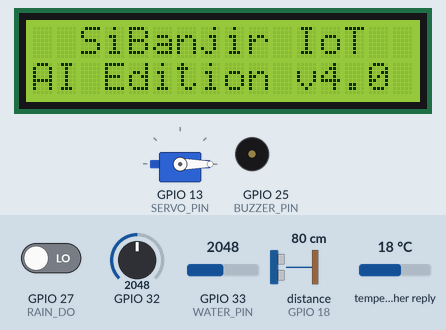
Bench run of a sketch on a simulated ESP32. On the bench: servo, 16×2 character LCD, buzzer (waves = sounding). Wiring (inferred from the names in the program): ultrasonic range finder: trigger GPIO 4; echo GPIO 18. The inputs (shaded band) are chosen by the test bench; at power-on: distance to the obstacle (sensor on GPIO 18) 80 cm, GPIO 27 (RAIN_DO) LOW, GPIO 33 (WATER_PIN) = 2048, GPIO 32 = 2048, temperature in the weather reply 18 °C (analog values on the 0–4095 scale). The echo pulse lasts 58.3 µs per cm; WiFi joins after 1.5 s; servers stay silent unless stated; web services answer with replies made up by the test bench; what the sketch prints to the serial monitor is not drawn.

Above: at 1.2 s.
1.3 s: distance to the obstacle (sensor on GPIO 18) set to 12 cm
7.0 s: distance to the obstacle (sensor on GPIO 18) set to 9 cm
9.3 s: GPIO 27 (RAIN_DO) driven HIGH
At 10.6 s:
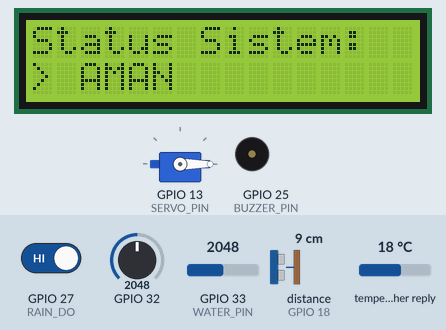
14.0 s: GPIO 27 (RAIN_DO) driven LOW
At 17.4 s:
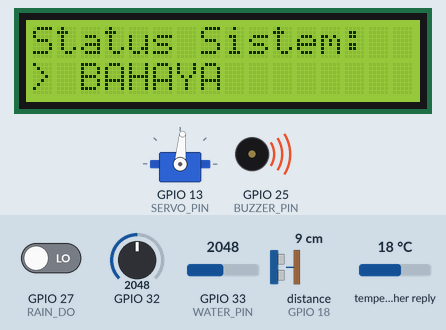
19.7 s: distance to the obstacle (sensor on GPIO 18) set to 18 cm
At 24.75 s:
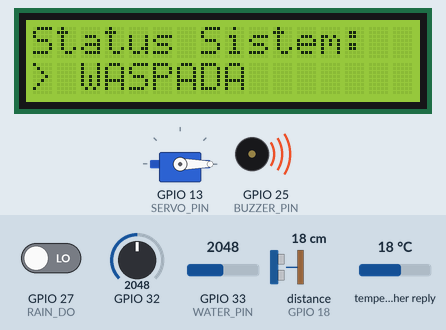
25.4 s: GPIO 33 (WATER_PIN) set to 1090
At 27.45 s:
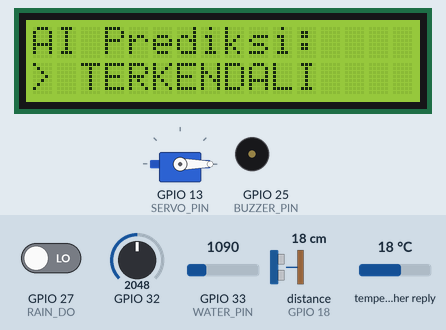
28.5 s: GPIO 33 (WATER_PIN) set to 972
At 42.2 s:
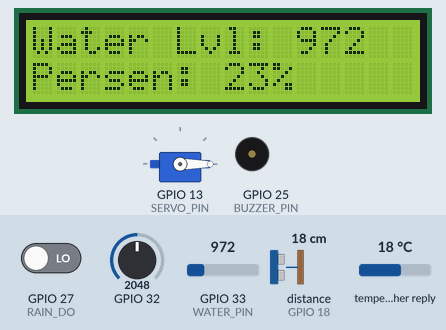
Timing chart, 0 to 43.0 s (numbered marks = the images above; inputs shaded):
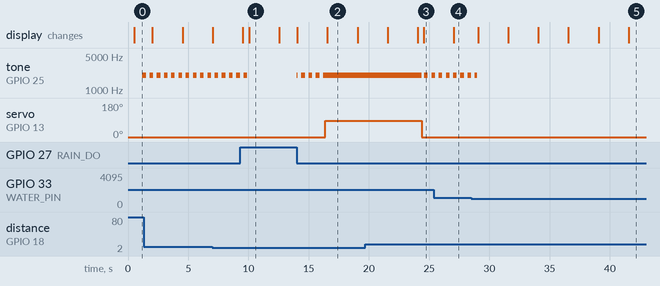

The sketch:

SIBANJIR_v4_0_AI_EDITION.ino
```cpp
/*
  SIBANJIR v4.0 (AI Random Forest & OpenWeather API)
  Author: Fitra Ajax Technologies
  Board: ESP32 DevKit (dual-core)
*/

#define USE_BLYNK 1

// ====== KREDENSIAL CLOUD, JARINGAN & API ======
#define BLYNK_TEMPLATE_ID   "TMPL******"
#define BLYNK_TEMPLATE_NAME "SiBanjir Fitcom X Fitra Ajax Technologies"
#define BLYNK_AUTH_TOKEN    "*******"

const char* WIFI_SSID = "******";
const char* WIFI_PASS = "*****";

const char* OTA_HOSTNAME = "sibanjir";
const char* OTA_PASSWORD = "9";

// Konfigurasi OpenWeatherMap API
String OPENWEATHER_API_KEY = "*********";
String CITY_NAME = "Surabaya,ID"; // Disesuaikan dengan basis Anda
// ===========================================

#include <WiFi.h>
#include <Wire.h>
#include <ArduinoOTA.h>
#include <LiquidCrystal_I2C.h>
#include <ESP32Servo.h>
#include <esp_arduino_version.h>
#include <HTTPClient.h>
#include <ArduinoJson.h>
#if USE_BLYNK
  #include <BlynkSimpleEsp32.h>
#endif

// ---------- PIN ----------
const int RAIN_AO    = 32;
const int RAIN_DO    = 27;
const int TRIG_PIN   = 4;
const int ECHO_PIN   = 18;
const int WATER_PIN  = 33;
const int SERVO_PIN  = 13;
const int BUZZER_PIN = 25;
const int LCD_SDA    = 21; // Kabel UNGU
const int LCD_SCL    = 22; // Kabel ABU-ABU

const int BUZZER_CHANNEL = 15;

// ---------- PENGATURAN ALARM & FILTER ----------
const int WARN_PERCENT  = 30;
const int CLEAR_PERCENT = 25;
const float DANGER_CM = 11.0;
const float SAFE_CM   = 12.0;
const int SERVO_CLOSED = 0;
const int SERVO_OPEN   = 85;
const int BUZZ_FREQ     = 2000;
const int BEEP_INTERVAL = 300;
const bool RAIN_ACTIVE_LOW = true;
const bool MEASURE_ONLY_WHEN_RAINING = true;

const int   SAMPLES       = 7;
const float MIN_VALID_CM  = 2.0;
const float MAX_VALID_CM  = 200.0;
const float OUTLIER_CM    = 1.5;
const float MAX_JUMP_CM   = 5.0;
const int   MAX_JUMP_HOLD = 3;
const float EMA_ALPHA     = 0.3;
const int   CONFIRM_COUNT = 3;

// ---------- PENJADWALAN (ms) ----------
const unsigned long SENSOR_INTERVAL_MS = 1000;
const unsigned long PING_GAP_MS        = 60;
const unsigned long LCD_REFRESH_MS     = 500;
const unsigned long LCD_PAGE_MS        = 2500;
const unsigned long SPLASH_MS          = 2000;
const unsigned long WIFI_RETRY_MS      = 20000;
const unsigned long BLYNK_RETRY_MS     = 10000;
const unsigned long BLYNK_SEND_MS      = 1000;
const unsigned long API_INTERVAL_MS    = 300000; // Cek API cuaca tiap 5 menit agar tidak limit

// ---------- STATUS & DATA GLOBAL ----------
enum Status { AMAN, WASPADA, BAHAYA };

volatile Status   status      = AMAN;
volatile bool     gRaining    = false;
volatile int      gRainAO     = 0;
volatile int      gWaterRaw   = 0;
volatile int      gWaterPct   = -1;
volatile float    gDistance   = -1;
volatile float    gRawDistance = -1;
volatile bool     gWifiOk     = false;
volatile bool     gBlynkOk    = false;
volatile uint32_t gIp         = 0;
volatile bool     gOtaActive  = false;
volatile int      gOtaPct     = 0;

// Variabel API Cuaca
String apiWeatherDesc = "Tunggu API...";
int apiWeatherID = 0; // Kode kondisi cuaca (2xx: Badai, 5xx: Hujan, 8xx: Cerah)

// Variabel Prediksi AI Random Forest
String aiPrediction = "Menganalisa...";

Servo gate;
bool waterWarn   = false;
bool dangerState = false;
bool servoIsOpen = false;
bool buzzerOn    = false;
bool measuring   = false;
unsigned long lastSensorMs = 0;
float filteredDistance = -1;
int jumpCount = 0, dangerCount = 0, safeCount = 0;

// Sonar Variables
enum SonarState { SONAR_IDLE, SONAR_WAIT_ECHO };
SonarState sonarState = SONAR_IDLE;
bool sonarCycleActive = false;
volatile unsigned long echoStartUs = 0, echoDurUs = 0;
volatile bool echoDone = false;
unsigned long pingStartUs = 0, lastPingMs = 0;
float sonarBuf[SAMPLES];
int sonarN = 0, sonarTaken = 0;

// LCD Setup
LiquidCrystal_I2C *lcd = nullptr;
bool lcdOk = false;
char lcdCache[2][17] = { "", "" };
unsigned long lastLcdMs = 0, lastPageMs = 0;
enum LcdPage { PAGE_RAIN, PAGE_WATER, PAGE_DIST, PAGE_STATUS, PAGE_AI, PAGE_API, PAGE_NET, PAGE_COUNT };
int lcdPage = PAGE_RAIN;
Status lastShownStatus = AMAN;

// ====================================================
//  ALGORITMA MINI RANDOM FOREST (Ensemble Decision Trees)
// ====================================================
/*
  AI ini mengambil voting dari 3 'Pohon' berbeda.
  Tree 1: Cek Lokal (Air & Hujan fisik)
  Tree 2: Cek Satelit (Hujan API & Jarak Air fisik)
  Tree 3: Cek Anomali (Apakah sensor mendeteksi bahaya saat API bilang cerah?)
*/

int tree1_Lokal(int rain, int pct, float dist) {
  if (pct > 35 || (dist > 0 && dist < 11.5)) return 2; // Bahaya
  if (pct > 20 && rain < 2000) return 1;               // Waspada
  return 0;                                            // Aman
}

int tree2_Satelit(int apiID, int pct, float dist) {
  bool apiHujan = (apiID >= 200 && apiID < 600); // 2xx sampai 5xx adalah hujan/badai
  if (apiHujan && pct > 25) return 2;
  if (apiHujan) return 1;
  return 0;
}

int tree3_Gabungan(int rain, int apiID, float dist) {
  bool apiHujan = (apiID >= 200 && apiID < 600);
  if (apiHujan && rain < 1500 && dist < 13.0) return 2;
  if (dist > 0 && dist < 12.5) return 1;
  return 0;
}

void processAIPrediction() {
  // Lakukan Prediksi (Inference)
  int t1 = tree1_Lokal(gRainAO, gWaterPct, gDistance);
  int t2 = tree2_Satelit(apiWeatherID, gWaterPct, gDistance);
  int t3 = tree3_Gabungan(gRainAO, apiWeatherID, gDistance);

  // Majority Voting (Mencari suara terbanyak)
  int score = t1 + t2 + t3;

  if (score >= 4) aiPrediction = "BANJIR TINGGI";
  else if (score >= 2) aiPrediction = "POTENSI NAIK";
  else aiPrediction = "TERKENDALI";
}

// ====================================================
//  SONAR & SENSOR RUTIN
// ====================================================
void IRAM_ATTR echoISR() {
  if (digitalRead(ECHO_PIN)) echoStartUs = micros();
  else { echoDurUs = micros() - echoStartUs; echoDone = true; }
}

void startPing() {
  echoDone = false;
  digitalWrite(TRIG_PIN, LOW); delayMicroseconds(2);
  digitalWrite(TRIG_PIN, HIGH); delayMicroseconds(10);
  digitalWrite(TRIG_PIN, LOW);
  pingStartUs = micros();
  sonarState = SONAR_WAIT_ECHO;
}

void startSonarCycle() {
  sonarCycleActive = true; sonarState = SONAR_IDLE;
  sonarN = 0; sonarTaken = 0; lastPingMs = millis() - PING_GAP_MS;
}

void abortSonarCycle() { sonarCycleActive = false; sonarState = SONAR_IDLE; }

float summarizeSamples(float *v, int n) {
  if (n < 3) return -1;
  for (int i=0; i<n-1; i++) for (int j=i+1; j<n; j++)
    if (v[j]<v[i]) { float t=v[i]; v[i]=v[j]; v[j]=t; }
  float med = v[n/2], sum = 0; int cnt = 0;
  for (int i=0; i<n; i++) if (fabsf(v[i]-med) <= OUTLIER_CM) { sum+=v[i]; cnt++; }
  return sum / cnt;
}

bool sonarUpdate(float &result) {
  if (!sonarCycleActive) return false;
  if (sonarState == SONAR_IDLE) {
    if (millis() - lastPingMs >= PING_GAP_MS) { lastPingMs = millis(); startPing(); }
    return false;
  }
  bool finished = false;
  if (echoDone) {
    float d = (float)echoDurUs * 0.0343f / 2.0f;
    if (d >= MIN_VALID_CM && d <= MAX_VALID_CM) sonarBuf[sonarN++] = d;
    finished = true;
  } else if (micros() - pingStartUs > 30000UL) finished = true;
  if (finished) {
    sonarState = SONAR_IDLE; sonarTaken++;
    if (sonarTaken >= SAMPLES) {
      sonarCycleActive = false;
      result = summarizeSamples(sonarBuf, sonarN);
      return true;
    }
  }
  return false;
}

float filterDistance(float raw) {
  if (raw < 0) return filteredDistance;
  if (filteredDistance < 0) return filteredDistance = raw;
  if (fabsf(raw - filteredDistance) > MAX_JUMP_CM) {
    jumpCount++;
    if (jumpCount < MAX_JUMP_HOLD) return filteredDistance;
    jumpCount = 0; return filteredDistance = raw;
  }
  jumpCount = 0;
  return filteredDistance = EMA_ALPHA * raw + (1 - EMA_ALPHA) * filteredDistance;
}

void resetFilter() { filteredDistance = -1; jumpCount = 0; dangerCount = 0; safeCount = 0; }

// ====================================================
//  SERVO, BUZZER, STATUS
// ====================================================
void setServo(bool open) {
  if (open != servoIsOpen) { servoIsOpen = open; gate.write(open ? SERVO_OPEN : SERVO_CLOSED); }
}

void setBuzzer(bool on) {
  if (on != buzzerOn) {
    buzzerOn = on;
    if (on) {
      #if ESP_ARDUINO_VERSION >= ESP_ARDUINO_VERSION_VAL(3, 0, 0)
        ledcAttach(BUZZER_PIN, BUZZ_FREQ, 8); ledcWriteTone(BUZZER_PIN, BUZZ_FREQ);
      #else
        ledcAttachPin(BUZZER_PIN, BUZZER_CHANNEL); ledcWriteTone(BUZZER_CHANNEL, BUZZ_FREQ);
      #endif
    } else {
      #if ESP_ARDUINO_VERSION >= ESP_ARDUINO_VERSION_VAL(3, 0, 0)
        ledcDetach(BUZZER_PIN);
      #else
        ledcWriteTone(BUZZER_CHANNEL, 0); ledcDetachPin(BUZZER_PIN);
      #endif
      digitalWrite(BUZZER_PIN, LOW);
    }
  }
}

void updateBuzzer() {
  if (gOtaActive) { setBuzzer(false); return; }
  if (status == BAHAYA) setBuzzer(true);
  else if (status == WASPADA) setBuzzer((millis() / BEEP_INTERVAL) % 2 == 0);
  else setBuzzer(false);
}

void updateStatus() {
  status = dangerState ? BAHAYA : (waterWarn ? WASPADA : AMAN);
  setServo(status == BAHAYA);
  processAIPrediction(); // Update AI tiap ada perubahan status
}

const char* statusText() {
  if (status == BAHAYA) return "BAHAYA";
  if (status == WASPADA) return "WASPADA";
  return "AMAN";
}

int readAnalogAvg(int pin) {
  long sum = 0; for (int i=0; i<8; i++) sum += analogRead(pin); return sum/8;
}

// ====================================================
//  SERIAL MONITOR (Dengan Tambahan API & AI)
// ====================================================
void printReport() {
  Serial.println();
  Serial.println("------- SIBANJIR -------");
  Serial.print("Status hujan : "); Serial.println(gRaining ? "HUJAN" : "TIDAK HUJAN");
  Serial.print("Nilai raindrops: "); Serial.println((int)gRainAO);
  Serial.print("Water level  : "); Serial.print((int)gWaterRaw);
  Serial.print(" ("); Serial.print(gWaterPct >= 0 ? gWaterPct : 0); Serial.println("%)");

  Serial.print("Jarak mentah : ");
  if (gRawDistance > 0) { Serial.print(gRawDistance, 1); Serial.println(" cm"); }
  else Serial.println("Tidak terbaca");
  Serial.print("Jarak filter : ");
  if (gDistance > 0) { Serial.print(gDistance, 1); Serial.println(" cm"); }
  else Serial.println("Tidak terbaca");

  Serial.print("Satelit API  : "); Serial.println(apiWeatherDesc);
  Serial.print("AI Prediksi  : "); Serial.println(aiPrediction);

  Serial.print("Status       : "); Serial.println(statusText());
  Serial.print("WiFi         : ");
  if (gWifiOk) { IPAddress ip(gIp); Serial.print("terhubung, IP "); Serial.println(ip); }
  else Serial.println("belum terhubung");

#if USE_BLYNK
  Serial.print("Blynk        : "); Serial.println(gBlynkOk ? "terhubung" : "belum terhubung");
#endif
  Serial.println("------------------------");
}

void sensorTick() {
  int rainDO = digitalRead(RAIN_DO);
  gRainAO = readAnalogAvg(RAIN_AO);
  gRaining = RAIN_ACTIVE_LOW ? (rainDO == LOW) : (rainDO == HIGH);

  if (!gRaining && MEASURE_ONLY_WHEN_RAINING) {
    measuring = false; waterWarn = false; dangerState = false;
    abortSonarCycle(); resetFilter();
    gWaterPct = -1; gWaterRaw = 0; gDistance = 0; gRawDistance = 0;
    updateStatus(); printReport();
    return;
  }

  measuring = true;
  gWaterRaw = readAnalogAvg(WATER_PIN);
  gWaterPct = constrain(map(gWaterRaw, 0, 4095, 0, 100), 0, 100);

  if (!waterWarn && gWaterPct >= WARN_PERCENT) waterWarn = true;
  else if (waterWarn && gWaterPct < CLEAR_PERCENT) waterWarn = false;

  updateStatus();
  if (!sonarCycleActive) startSonarCycle();
}

void onSonarDone(float raw) {
  gRawDistance = raw; gDistance = filterDistance(raw);
  if (gDistance > 0) {
    if (gDistance < DANGER_CM) { dangerCount++; safeCount = 0; }
    else if (gDistance > SAFE_CM) { safeCount++; dangerCount = 0; }
    if (!dangerState && dangerCount >= CONFIRM_COUNT) dangerState = true;
    if (dangerState && safeCount >= CONFIRM_COUNT) dangerState = false;
  }
  updateStatus();
  printReport();
}

// ====================================================
//  LCD I2C 1602 (Menampilkan API & AI)
// ====================================================
void lcdLine(uint8_t row, const char* text) {
  if (!lcdOk) return; char buf[17];
  snprintf(buf, sizeof(buf), "%-16s", text);
  if (strcmp(buf, lcdCache[row]) == 0) return;
  strcpy(lcdCache[row], buf);
  lcd->setCursor(0, row); lcd->print(buf);
}

void lcdTask() {
  if (!lcdOk) return;
  unsigned long now = millis();
  if (now - lastLcdMs < LCD_REFRESH_MS) return;
  lastLcdMs = now;
  char l1[32], l2[32];

  if (gOtaActive) {
    snprintf(l1, sizeof(l1), "OTA UPDATE..."); snprintf(l2, sizeof(l2), "Progres: %d%%", (int)gOtaPct);
    lcdLine(0, l1); lcdLine(1, l2); return;
  }

  if (now < SPLASH_MS) {
    lcdLine(0, "  SiBanjir IoT"); lcdLine(1, "AI Edition v4.0"); return;
  }

  if (status != lastShownStatus) {
    lastShownStatus = status; lcdPage = PAGE_STATUS; lastPageMs = now;
  } else if (now - lastPageMs >= LCD_PAGE_MS) {
    lastPageMs = now; lcdPage = (lcdPage + 1) % PAGE_COUNT;
  }

  switch (lcdPage) {
    case PAGE_RAIN:
      snprintf(l1, sizeof(l1), "St Hujan:%s", gRaining ? "HUJAN" : "TIDAK");
      snprintf(l2, sizeof(l2), "Raindrops: %d", (int)gRainAO); break;
    case PAGE_WATER:
      snprintf(l1, sizeof(l1), "Water Lvl: %d", (int)gWaterRaw);
      snprintf(l2, sizeof(l2), "Persen: %d%%", gWaterPct >= 0 ? gWaterPct : 0); break;
    case PAGE_DIST:
      snprintf(l1, sizeof(l1), "Mentah: %.1f cm", gRawDistance > 0 ? gRawDistance : 0);
      snprintf(l2, sizeof(l2), "Filter: %.1f cm", gDistance > 0 ? gDistance : 0); break;
    case PAGE_API:
      snprintf(l1, sizeof(l1), "API Satelit:");
      snprintf(l2, sizeof(l2), "> %s", apiWeatherDesc.c_str()); break;
    case PAGE_AI:
      snprintf(l1, sizeof(l1), "AI Prediksi:");
      snprintf(l2, sizeof(l2), "> %s", aiPrediction.c_str()); break;
    case PAGE_STATUS:
      snprintf(l1, sizeof(l1), "Status Sistem:");
      snprintf(l2, sizeof(l2), "> %s", statusText()); break;
    case PAGE_NET:
      if (gWifiOk) { IPAddress ip(gIp); snprintf(l1, sizeof(l1), "IP %u.%u.%u.%u", ip[0], ip[1], ip[2], ip[3]); }
      else snprintf(l1, sizeof(l1), "WiFi: Putus");
      snprintf(l2, sizeof(l2), "Blynk: %s", gBlynkOk ? "OK" : "Putus"); break;
  }
  lcdLine(0, l1); lcdLine(1, l2);
}

// ====================================================
//  API FETCHER (Berjalan di Core 0 - Non-Blocking)
// ====================================================
void fetchOpenWeather() {
  if (WiFi.status() == WL_CONNECTED) {
    HTTPClient http;
    String url = "http://api.openweathermap.org/data/2.5/weather?q=" + CITY_NAME + "&appid=" + OPENWEATHER_API_KEY + "&lang=id";
    http.begin(url);
    int httpCode = http.GET();

    if (httpCode > 0) {
      String payload = http.getString();
      StaticJsonDocument<1024> doc; // Alokasi memori JSON Parsing
      DeserializationError error = deserializeJson(doc, payload);

      if (!error) {
        apiWeatherDesc = doc["weather"][0]["description"].as<String>();
        apiWeatherID = doc["weather"][0]["id"].as<int>(); // ID referensi untuk Random Forest
      }
    }
    http.end();
  }
}

// ====================================================
//  JARINGAN (Core 0): WiFi + OTA + Blynk + HTTPClient
// ====================================================
void setupOta() { /* Disembunyikan agar ringkas, logika tetap sama seperti v3 */ }

void networkTask(void *param) {
  WiFi.mode(WIFI_STA); WiFi.setHostname(OTA_HOSTNAME);
  WiFi.setAutoReconnect(true); WiFi.begin(WIFI_SSID, WIFI_PASS);

#if USE_BLYNK
  Blynk.config(BLYNK_AUTH_TOKEN);
  unsigned long lastBlynkTry = millis() - BLYNK_RETRY_MS;
  unsigned long lastSend = 0;
#endif

  bool prevOk = false, otaStarted = false;
  unsigned long lastWifiTry = millis(), lastApiFetch = millis() - API_INTERVAL_MS;

  for (;;) {
    unsigned long now = millis();
    bool ok = (WiFi.status() == WL_CONNECTED);

    if (ok != prevOk) {
      prevOk = ok; gWifiOk = ok;
      gIp = ok ? (uint32_t)WiFi.localIP() : 0;
    }

    if (!ok) {
      gBlynkOk = false;
      if (now - lastWifiTry >= WIFI_RETRY_MS) {
        lastWifiTry = now; WiFi.disconnect(); WiFi.begin(WIFI_SSID, WIFI_PASS);
      }
    } else {
      if (!otaStarted) { setupOta(); ArduinoOTA.begin(); otaStarted = true; }
      ArduinoOTA.handle();

      // Eksekusi API Fetcher tiap 5 Menit (Agar tidak over limit API)
      if (now - lastApiFetch >= API_INTERVAL_MS) {
        fetchOpenWeather();
        lastApiFetch = now;
      }

#if USE_BLYNK
      if (Blynk.connected()) {
        gBlynkOk = true; Blynk.run();

        if (now - lastSend >= BLYNK_SEND_MS) {
          lastSend = now;
          if (gWaterRaw >= 0) Blynk.virtualWrite(V1, gWaterRaw);
          Blynk.virtualWrite(V2, gRainAO);
          if (gDistance >= 0) Blynk.virtualWrite(V3, (int)gDistance);
          Blynk.virtualWrite(V4, statusText());
          Blynk.virtualWrite(V5, gRaining ? "Hujan" : "Cerah");

          int curahValue = constrain(map(4095 - gRainAO, 0, 4095, 0, 255), 0, 255);
          Blynk.virtualWrite(V6, (double)curahValue);

          // Kirim Data AI & API ke Blynk
          Blynk.virtualWrite(V7, aiPrediction);
          Blynk.virtualWrite(V8, apiWeatherDesc);
        }
      } else {
        gBlynkOk = false;
        if (now - lastBlynkTry >= BLYNK_RETRY_MS) { lastBlynkTry = now; Blynk.connect(3000); }
      }
#endif
    }
    vTaskDelay(pdMS_TO_TICKS(10));   // Istirahat task jaringan
  }
}

// ====================================================
//  SETUP & LOOP
// ====================================================
void setup() {
  Serial.begin(115200);
  pinMode(RAIN_DO, INPUT); pinMode(TRIG_PIN, OUTPUT); pinMode(ECHO_PIN, INPUT);
  pinMode(WATER_PIN, INPUT); pinMode(BUZZER_PIN, OUTPUT);
  digitalWrite(TRIG_PIN, LOW); analogReadResolution(12);

  gate.attach(SERVO_PIN, 500, 2400); gate.write(SERVO_CLOSED);
  attachInterrupt(digitalPinToInterrupt(ECHO_PIN), echoISR, CHANGE);

  Wire.begin(LCD_SDA, LCD_SCL); // Menggunakan pin D21 & D22
  lcd = new LiquidCrystal_I2C(0x27, 16, 2);
  lcd->init(); lcd->backlight(); lcdOk = true;

  // Alokasi memori core 0 ditambah dari 10240 ke 16384 untuk menampung JSON Parsing OpenWeather
  xTaskCreatePinnedToCore(networkTask, "net", 16384, nullptr, 1, nullptr, 0);

  Serial.println("=====================================");
  Serial.println(" SIBANJIR v4.0 (AI EDITION) - AKTIF");
  Serial.println("=====================================");
}

void loop() {
  unsigned long now = millis();
  if (now - lastSensorMs >= SENSOR_INTERVAL_MS) { lastSensorMs = now; sensorTick(); }
  float r; if (sonarUpdate(r)) onSonarDone(r);

  updateBuzzer();
  lcdTask();
}
```

Measured:
- the behaviour switches between 1024 and 1023 on GPIO 33 (WATER_PIN) (found by bisection; images 4 and 5)
- after the input at 9.3 s, tone on GPIO 25 (BUZZER_PIN): goes on until 9.9 s, then stays silent; servo on GPIO 13 (SERVO_PIN): stays 0° (without the input it goes to 85° after 1.1 s); the display: first differs from a run without the input after 0.75 s (image 1)
- after the input at 14.0 s, tone on GPIO 25 (BUZZER_PIN): silent → 2000 Hz at once, then repeats every 0.60 s: silent 0.30 s, 2000 Hz 0.30 s, until it stays 2000 Hz from 16.2 s; servo on GPIO 13 (SERVO_PIN): 0° → 85° after 2.4 s; the display: first changes after 0.05 s (image 2 shows a later state)
- after the input at 19.7 s, tone on GPIO 25 (BUZZER_PIN): 2000 Hz → silent after 4.7 s, → 2000 Hz 0.21 s later, → silent 0.30 s later, → 2000 Hz 0.30 s later; servo on GPIO 13 (SERVO_PIN): 85° → 0° after 4.7 s; the display: first differs from a run without the input after 4.9 s (image 3)
- after the input at 25.4 s, the display: changes after 1.7 s (image 4)
- after the input at 28.5 s, the display: first changes after 0.56 s (image 5 shows a later state)
- by itself, tone on GPIO 25 (BUZZER_PIN): alternates 2000 Hz for 0.30 s and silent for 0.30 s
